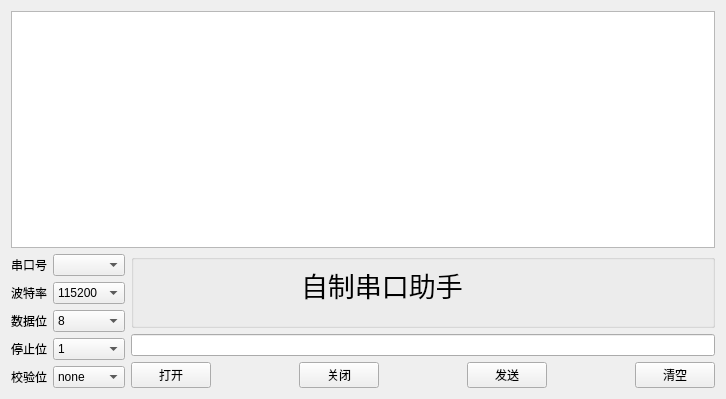
<?xml version="1.0" encoding="UTF-8"?>
<ui version="4.0">
 <class>Widget</class>
 <widget class="QWidget" name="Widget">
  <property name="geometry">
   <rect>
    <x>0</x>
    <y>0</y>
    <width>726</width>
    <height>399</height>
   </rect>
  </property>
  <property name="windowTitle">
   <string>Widget</string>
  </property>
  <layout class="QGridLayout" name="gridLayout_2">
   <item row="0" column="0" colspan="2">
    <widget class="QPlainTextEdit" name="plainTextEdit">
     <property name="readOnly">
      <bool>true</bool>
     </property>
    </widget>
   </item>
   <item row="1" column="0">
    <layout class="QGridLayout" name="gridLayout">
     <item row="0" column="0">
      <widget class="QLabel" name="label">
       <property name="text">
        <string>串口号</string>
       </property>
      </widget>
     </item>
     <item row="0" column="1">
      <widget class="QComboBox" name="serialCb"/>
     </item>
     <item row="1" column="0">
      <widget class="QLabel" name="label_2">
       <property name="text">
        <string>波特率</string>
       </property>
      </widget>
     </item>
     <item row="1" column="1">
      <widget class="QComboBox" name="baudCb">
       <property name="currentIndex">
        <number>2</number>
       </property>
       <item>
        <property name="text">
         <string>4800</string>
        </property>
       </item>
       <item>
        <property name="text">
         <string>9600</string>
        </property>
       </item>
       <item>
        <property name="text">
         <string>115200</string>
        </property>
       </item>
      </widget>
     </item>
     <item row="2" column="0">
      <widget class="QLabel" name="label_3">
       <property name="text">
        <string>数据位</string>
       </property>
      </widget>
     </item>
     <item row="2" column="1">
      <widget class="QComboBox" name="dataCb">
       <property name="currentIndex">
        <number>3</number>
       </property>
       <item>
        <property name="text">
         <string>5</string>
        </property>
       </item>
       <item>
        <property name="text">
         <string>6</string>
        </property>
       </item>
       <item>
        <property name="text">
         <string>7</string>
        </property>
       </item>
       <item>
        <property name="text">
         <string>8</string>
        </property>
       </item>
      </widget>
     </item>
     <item row="3" column="0">
      <widget class="QLabel" name="label_4">
       <property name="text">
        <string>停止位</string>
       </property>
      </widget>
     </item>
     <item row="3" column="1">
      <widget class="QComboBox" name="stopCb">
       <item>
        <property name="text">
         <string>1</string>
        </property>
       </item>
       <item>
        <property name="text">
         <string>1.5</string>
        </property>
       </item>
       <item>
        <property name="text">
         <string>2</string>
        </property>
       </item>
      </widget>
     </item>
     <item row="4" column="0">
      <widget class="QLabel" name="label_5">
       <property name="text">
        <string>校验位</string>
       </property>
      </widget>
     </item>
     <item row="4" column="1">
      <widget class="QComboBox" name="verifyCb">
       <item>
        <property name="text">
         <string>none</string>
        </property>
       </item>
      </widget>
     </item>
    </layout>
   </item>
   <item row="1" column="1">
    <layout class="QVBoxLayout" name="verticalLayout">
     <item>
      <widget class="QGroupBox" name="groupBox">
       <property name="title">
        <string/>
       </property>
       <widget class="QLabel" name="label_6">
        <property name="geometry">
         <rect>
          <x>170</x>
          <y>0</y>
          <width>221</width>
          <height>61</height>
         </rect>
        </property>
        <property name="minimumSize">
         <size>
          <width>180</width>
          <height>20</height>
         </size>
        </property>
        <property name="font">
         <font>
          <pointsize>20</pointsize>
         </font>
        </property>
        <property name="text">
         <string>自制串口助手</string>
        </property>
       </widget>
      </widget>
     </item>
     <item>
      <widget class="QLineEdit" name="lineEdit"/>
     </item>
     <item>
      <layout class="QHBoxLayout" name="horizontalLayout">
       <item>
        <widget class="QPushButton" name="openBt">
         <property name="text">
          <string>打开</string>
         </property>
        </widget>
       </item>
       <item>
        <spacer name="horizontalSpacer">
         <property name="orientation">
          <enum>Qt::Horizontal</enum>
         </property>
         <property name="sizeHint" stdset="0">
          <size>
           <width>40</width>
           <height>20</height>
          </size>
         </property>
        </spacer>
       </item>
       <item>
        <widget class="QPushButton" name="closeBt">
         <property name="text">
          <string>关闭</string>
         </property>
        </widget>
       </item>
       <item>
        <spacer name="horizontalSpacer_2">
         <property name="orientation">
          <enum>Qt::Horizontal</enum>
         </property>
         <property name="sizeHint" stdset="0">
          <size>
           <width>40</width>
           <height>20</height>
          </size>
         </property>
        </spacer>
       </item>
       <item>
        <widget class="QPushButton" name="sendBt">
         <property name="text">
          <string>发送</string>
         </property>
        </widget>
       </item>
       <item>
        <spacer name="horizontalSpacer_3">
         <property name="orientation">
          <enum>Qt::Horizontal</enum>
         </property>
         <property name="sizeHint" stdset="0">
          <size>
           <width>40</width>
           <height>20</height>
          </size>
         </property>
        </spacer>
       </item>
       <item>
        <widget class="QPushButton" name="clearBt">
         <property name="text">
          <string>清空</string>
         </property>
        </widget>
       </item>
      </layout>
     </item>
    </layout>
   </item>
  </layout>
 </widget>
 <resources/>
 <connections/>
</ui>
